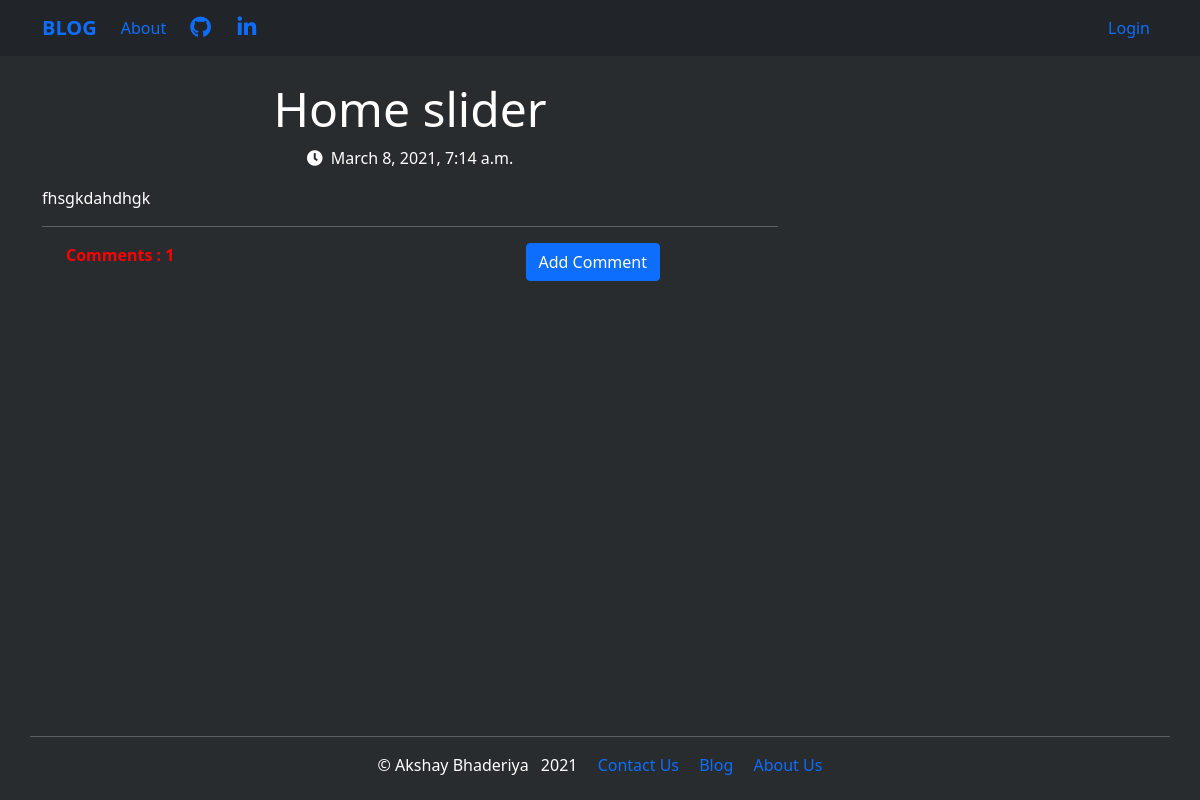
The page /post/18 on the database its author committed.
### blog_app/models.py (models this page shows, shortened)
class Post(models.Model):
    author = models.ForeignKey('auth.User', on_delete=models.CASCADE)
    title = models.CharField(max_length=200)
    text = models.TextField()
    created_date = models.DateTimeField(default = timezone.now)
    published_date = models.DateTimeField(blank=True, null=True)

### blog_app/views.py (the view)
# urls.py: url(r'^post/(?P<pk>\d+)$', views.PostDetailView.as_view(), name='post_detail'),
class PostDetailView(DetailView):
    model = Post

### blog_app/templates/blog_app/post_detail.html (shortened to what this page needs)
{% extends 'blog_app/base.html' %}
  {% block content %}<br>
    <h3 class='posttitle'>{{ post.title }}</h3>
    {% if post.published_date %}
      <div class="date postdate">
        <i class="fas fa-clock"></i>&ensp;{{ post.published_date }}
      </div>
    {% else %}
      <a class='btn btn-outline-warning' href="{% url 'post_publish' pk=post.pk %}">Publish</a>
    {% endif %}
    <p class='postcontent'>{{ post.text | safe | linebreaksbr }}</p>
    <hr>
    <div class="container">
      <p style='color: red'><strong>Comments : {{ post.comments.count }}</strong>
        <a class='btn-comment btn btn-primary' href="{% url 'add_comment_to_post' pk=post.pk %}">Add Comment</a></p>
    </div>
    <div class="container">
      {% for comment in post.comments.all %}
      <br>
        {% empty %}
        <p>No Comments....</p>
    {% endfor %}
    </div>
  {% endblock %}

### blog_app/static/css/blog.css (style rules this page uses)
.postdate { text-align: center; }
.posttitle { font-size: 3em; text-align: center; }
.postcontent { font-size: 1.5em; }
body { background-color: #282C2F; color: white; min-height: 300px; margin-bottom: 200px; clear: both; }
.btn-comment { position: absolute; right: 540px; }
a { text-decoration: none; }

### rows shown on the page
Post: title "Home slider", published_date "March 8, 2021, 7:14 a.m.", text "fhsgkdahdhgk", comments.count "1"
